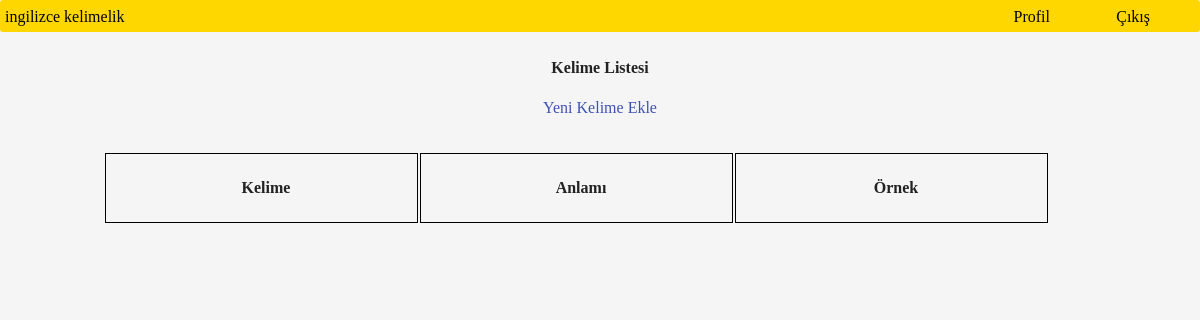
Before: /box.php?b_id=13 (signed in) with the older database file.
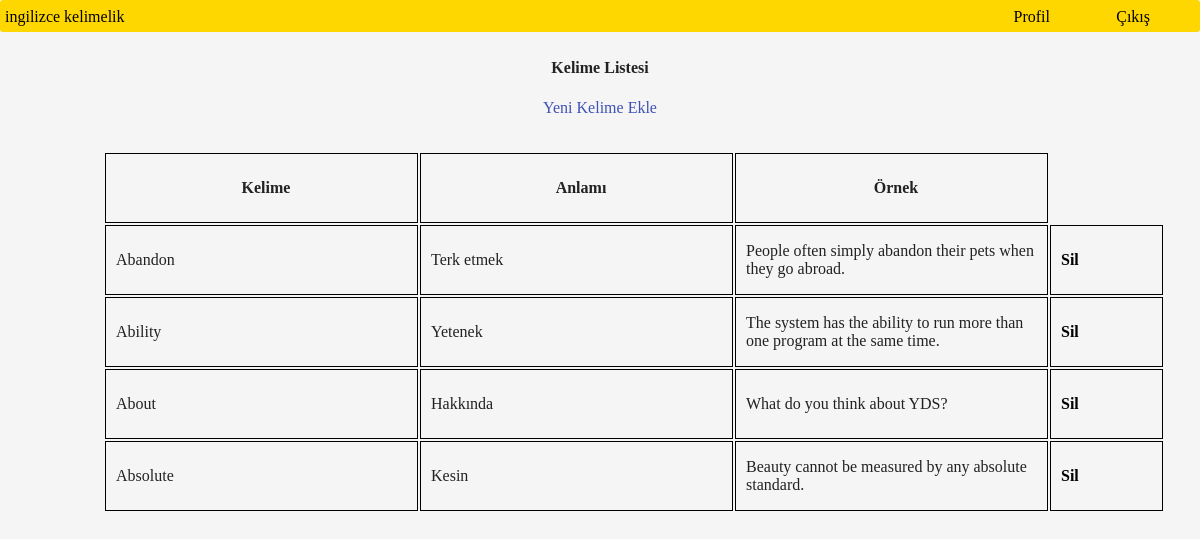
After: the same page with the newer database file.
### tables this page shows
CREATE TABLE `vocabulary` (
  `v_id` int(11) NOT NULL,
  `v_name` text NOT NULL,
  `v_trans` text NOT NULL,
  `v_example` text NOT NULL,
  `u_id` int(11) NOT NULL,
  `b_id` int(11) NOT NULL
);

### connection.php (called while the page is built)
<?php
    $host       =   "localhost:8889";
    $db_name    =   "ingilizcekelimelik";
    $user       =   "root";
    $pass       =   "root";
    try{
        $baglan = new PDO("mysql:host=".$host.";dbname=".$db_name, $user,$pass);
        $baglan->exec("set names utf8");
    }catch(PDOException $e){
        echo $e->getMessage();
    }
    require_once 'class.crud.php';
    $crud = new crud($baglan);
?>

### Class.crud.php (called while the page is built, shortened)
<?php
class crud{
    private $db;
    function __construct($baglan){
        $this->db = $baglan;
    }
    public function getVocInBox($b_id,$u_id)
    {
        try {
            $vocabularies = $this->db->prepare("select * from vocabulary where b_id = ? and u_id = ?");
            $vocabularies->bindParam(1,$b_id);
            $vocabularies->bindParam(2,$u_id);
            $check = $vocabularies->execute();
            if ($check) {
                return $vocabularies->fetchAll();
            }return null;
        } catch (PDOException $e) {
            echo $e->getMessage();
        }
    }
}
?>

### box.php (the view, shortened to what this page needs)
<?php
	require_once "connection.php";
	require_once "base.php";
	if ($_SESSION) {
?>
	<br>
		<div class="center"><b>Kelime Listesi</b> <p><a href="vocabulary.php" class="a-blue">Yeni Kelime Ekle</a></p></div>
<?php
		if ($_GET['b_id']) {
			$voc = $crud->getVocInBox($_GET['b_id'],$_SESSION['id']);
?>
<div class="gobek4">
	<table style="width:100%">
  		<tr class="center">
	    	<td><b>Kelime</b></td>
	    	<td><b>Anlamı</b></td>
	    	<td><b>Örnek</b></td>
  		</tr>
<?php
		foreach ($voc as $v) {
?>
		<tr>
    		<td><?php echo $v['v_name'];?></td>
    		<td><?php echo $v['v_trans'];?></td>
    		<td><?php echo $v['v_example'];?></td>
    		<td class="small"><b><a href="box.php?b_id=<?php echo $v['b_id'];?>&d_id=<?php echo $v['v_id'];?>">Sil</a></b></td>
  		</tr>
<?php
		}
?>
	</table>
</div>
<?php
		}else{
			header("Location:profile.php");
		}
	}else{
		header("Location:login.php");
	}
?>

### base.php
<?php
	echo '<html>
<head>
	<title></title>
	<link rel="stylesheet" type="text/css" href="master.css">
	<meta charset="utf-8">
</head>
<body>
	<div class="nav">
		<div>
		<a href="index.php">ingilizce kelimelik</a>
		<a class="right2" href="profile.php">Profil</a>
		<a class="right" href="logout.php">Çıkış</a>
		</div>
	</div>';
 ?>

### master.css (style rules this page uses)
body { font: normal 16px/150% Merriweather, Lucida Grande, Georgia, serif; color: #222; background: #f5f5f5; margin: 0; }
.nav { background: gold; height: 27px; padding-top: 5px; padding-left: 5px; border-radius: 3px; }
td { width: 300px; height: 70px; border: 1px solid black; padding-left: 10px; }
.small { width: 100px; height: 70px; border: 1px solid black; padding-left: 10px; }
.right { position: absolute; right: 50px; }
.right2 { position: absolute; right: 150px; }
a { color: black; }
a:link { text-decoration: none; }
.a-blue { text-decoration: none; color: #3F51B5; }
.gobek4 { margin-top: 10px; padding-top: 5px; height: 300px; padding-left: 3px; float: left; margin-left: 100px; position: absolute; width: auto; margin-right: 10px; }
.center { text-align: center; }

Changed rows visible on the page:
added vocabulary: v_name "Abandon", v_trans "Terk etmek", v_example "People often simply abandon their pets when they go abroad."
added vocabulary: v_name "Ability", v_trans "Yetenek", v_example "The system has the ability to run more than one program at the same time."
added vocabulary: v_name "About", v_trans "Hakkında", v_example "What do you think about YDS?"
added vocabulary: v_name "Absolute", v_trans "Kesin", v_example "Beauty cannot be measured by any absolute standard."
